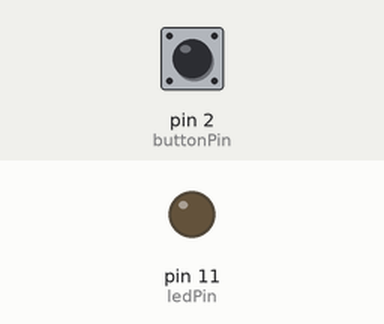
A sketch run on a simulated Arduino Uno, built with avr-gcc and run on an emulated ATmega328P. Parts: output pins drawn as LEDs (lit = HIGH). The inputs (shaded band) are chosen by the test bench; at power-on: pin 2 (buttonPin) HIGH.

Above: at 1.2 s.
1.3 s: pin 2 (buttonPin) pulled LOW for 0.15 s
At 2.2 s:
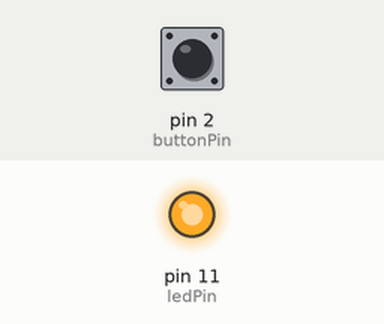
2.9 s: pin 2 (buttonPin) pulled LOW for 1 s
At 4.7 s:
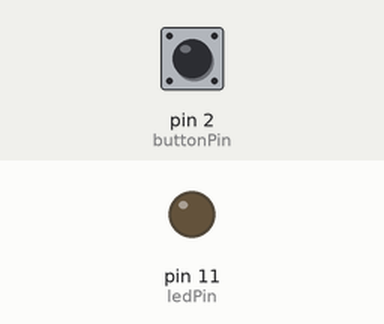
5.4 s: pin 2 (buttonPin) pulled LOW for 3.2 s
At 9.5 s:
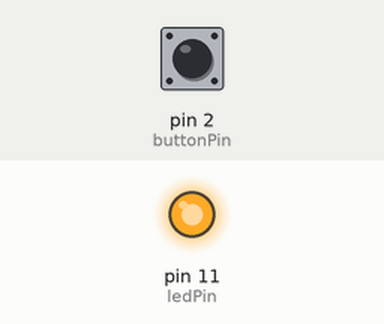
Timing chart, 0 to 11.0 s (numbered marks = the images above; inputs shaded):
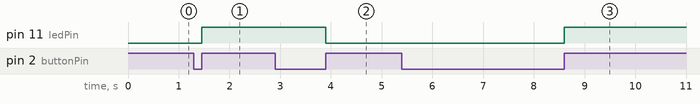

The sketch:

Task_1.03.ino
```cpp
const int buttonPin = 2;
const int ledPin = 11;

int ledState = LOW;
int buttonState;
int lastButtonState = HIGH;

void setup() {
  pinMode(buttonPin, INPUT_PULLUP); // Internal pull-up resistor
  pinMode(ledPin, OUTPUT);
}

void loop() {
  // Read the button
  buttonState = digitalRead(buttonPin);


  if (buttonState != lastButtonState) {

    if (buttonState == HIGH) {
      // Toggle LED state
      ledState = !ledState;
      digitalWrite(ledPin, ledState);
    }
    delay(50);
  }


  lastButtonState = buttonState;
}
```

Measured:
- after the input at 1.3 s, pin 11 (ledPin): LOW → HIGH after 0.15 s
- after the input at 2.9 s, pin 11 (ledPin): HIGH → LOW after 1.0 s
- after the input at 5.4 s, pin 11 (ledPin): LOW → HIGH after 3.2 s
